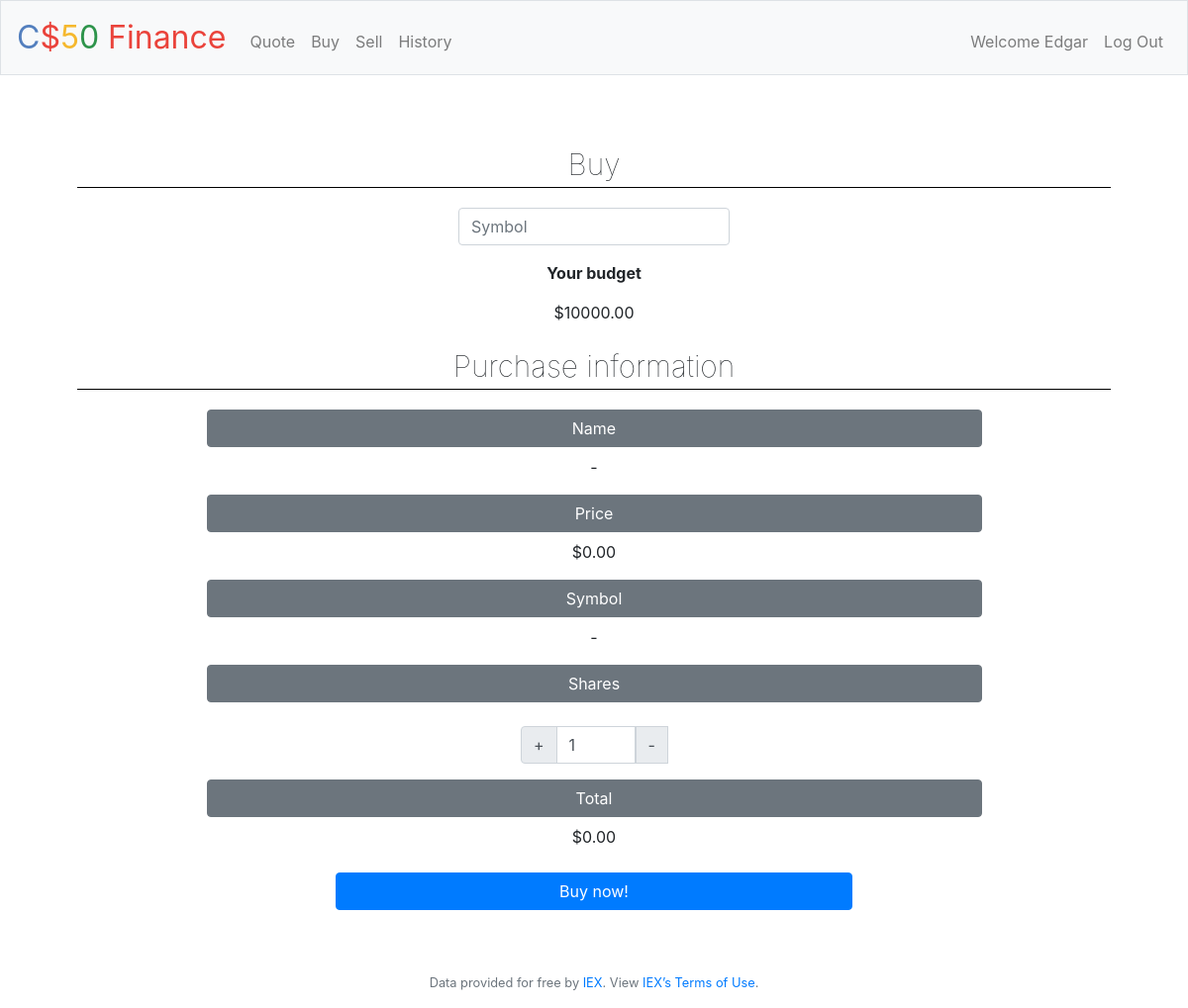
Page /buy (signed in) on the earlier database version.
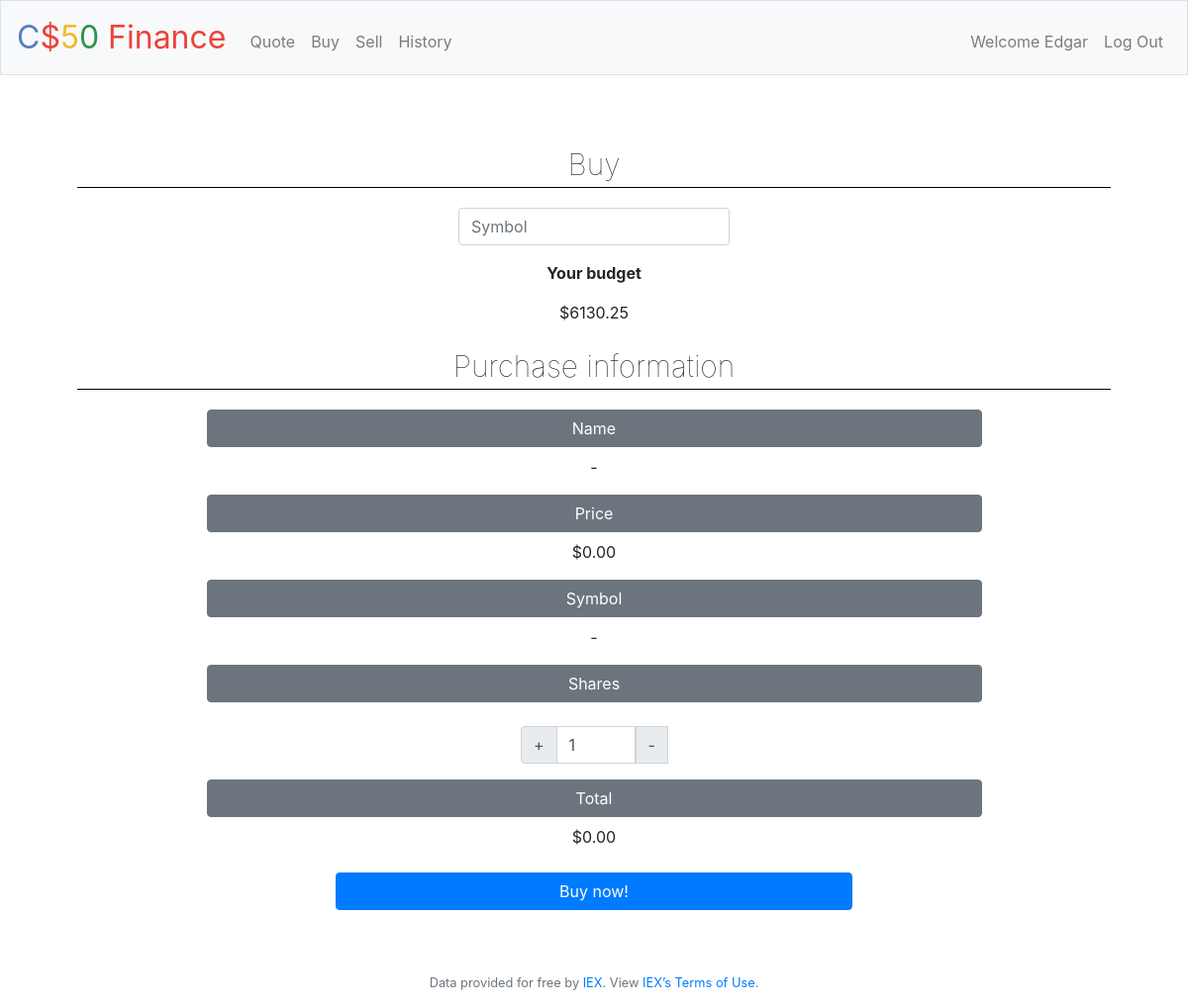
Same page on the later database version.
### tables this page shows
CREATE TABLE users (id INTEGER, username TEXT NOT NULL, hash TEXT NOT NULL, cash NUMERIC NOT NULL DEFAULT 10000.00, PRIMARY KEY(id));

### app.py (the view, shortened to what this page needs)
@app.route("/buy", methods=["GET", "POST"])
@login_required
def buy():
    username = db.execute("SELECT username FROM users WHERE id = (?);", session["user_id"])[0]["username"]
    cash = db.execute("SELECT cash FROM users WHERE id = (?);", session["user_id"])[0]["cash"]
    if request.method == "GET":
        return render_template("buy.html", username=username, cash=cash)

### app.py (called while the page is built)
@app.after_request
def after_request(response):
    response.headers["Cache-Control"] = "no-cache, no-store, must-revalidate"
    response.headers["Expires"] = 0
    response.headers["Pragma"] = "no-cache"
    return response

### helpers.py (called while the page is built)
def login_required(f):
    @wraps(f)
    def decorated_function(*args, **kwargs):
        if session.get("user_id") is None:
            return redirect("/login")
        return f(*args, **kwargs)
    return decorated_function

### templates/buy.html (shortened to what this page needs)
{% extends "layout.html" %}
{% block main %}
    <p class="title animated bounceInLeft">Buy</p>
    <div class="form-group">
        <input autocomplete="off" autofocus class="form-control" name="symbol" placeholder="Symbol" id="symbol" type="text">
    </div>
    <div id="data-container" class="mt-3">
        <p class="font-weight-bolder">Your budget</p>
        <p>$<span id="budget-container">{{ "{:.2f}".format(cash) }}</span></p>
        <form action="/buy" method="POST">
            <p class="title animated bounceInLeft">Purchase information</p>
            <label class="btn btn-secondary w-75">Name</label>
            <p id="name-container">-</p>
            <label class="btn btn-secondary w-75">Price</label>
            <p>$<span id="price-container">0.00</span></p>
            <label class="btn btn-secondary w-75">Symbol</label>
            <p id="symbol-container">-<p>
            <label class="btn btn-secondary w-75">Shares</label>
            <div class="input-group mb-3 d-flex justify-content-center">
                <div class="input-group-prepend">
                    <span class="input-group-text" id="add-button">+</span>
                </div>
                <input id="shares" name="shares" type="text" class="form-control shares-input" maxlength="3" placeholder="Shares" aria-label="Shares" value="1">
                <div class="input-group-prepend">
                    <span class="input-group-text" id="subs-button">-</span>
                </div>
            </div>
            <label class="btn btn-secondary w-75">Total</label>
            <p>$<span id="total">0.00</span></p>
            <button class="btn btn-primary w-50 mt-2" type="submit" id="buy-button">Buy now!</button>
        </form>
    </div>
{% endblock %}

### templates/layout.html (shortened to what this page needs)
<!DOCTYPE html>
<html lang="en">
    <head>
        <link rel="stylesheet" href="https://cdn.jsdelivr.net/npm/bootstrap@4.5.3/dist/css/bootstrap.min.css">
        <link href="/static/styles.css" rel="stylesheet">
        <link rel="stylesheet" href="https://cdnjs.cloudflare.com/ajax/libs/animate.css/3.5.2/animate.min.css">
    </head>
    <body>
        <nav class="navbar navbar-expand-md navbar-light bg-light border">
            <a class="navbar-brand" href="/"><span class="blue">C</span><span class="red">$</span><span class="yellow">5</span><span class="green">0</span> <span class="red">Finance</span></a>
            <div class="collapse navbar-collapse text-center" id="navbar">
                {% if session.user_id %}
                    <ul class="navbar-nav mr-auto mt-2">
                        <li class="nav-item"><a class="nav-link" href="/quote">Quote</a></li>
                        <li class="nav-item"><a class="nav-link" href="/buy">Buy</a></li>
                        <li class="nav-item"><a class="nav-link" href="/sell">Sell</a></li>
                        <li class="nav-item"><a class="nav-link" href="/history">History</a></li>
                    </ul>
                    <ul class="navbar-nav ml-auto mt-2">
                        <li class="d-none d-md-inline nav-item nav-link">Welcome {{ username }}</li>
                        <li class="nav-item"><a class="nav-link" href="/logout">Log Out</a></li>
                    </ul>
                {% else %}
                    <ul class="navbar-nav ml-auto mt-2">
                        <li class="nav-item"><a class="nav-link" href="/register">Register</a></li>
                        <li class="nav-item"><a class="nav-link" href="/login">Log In</a></li>
                    </ul>
                {% endif %}
            </div>
        </nav>
        <main class="container p-0 p-md-5">
            {% block main %}{% endblock %}
        </main>
        <footer class="small text-center text-muted my-3">
            Data provided for free by <a href="https://iextrading.com/developer">IEX</a>. View <a href="https://iextrading.com/api-exhibit-a/">IEX’s Terms of Use</a>.
        </footer>
    </body>
</html>

Differences in the rows shown:
changed users "Edgar": cash "10000.00" → "6130.25"
